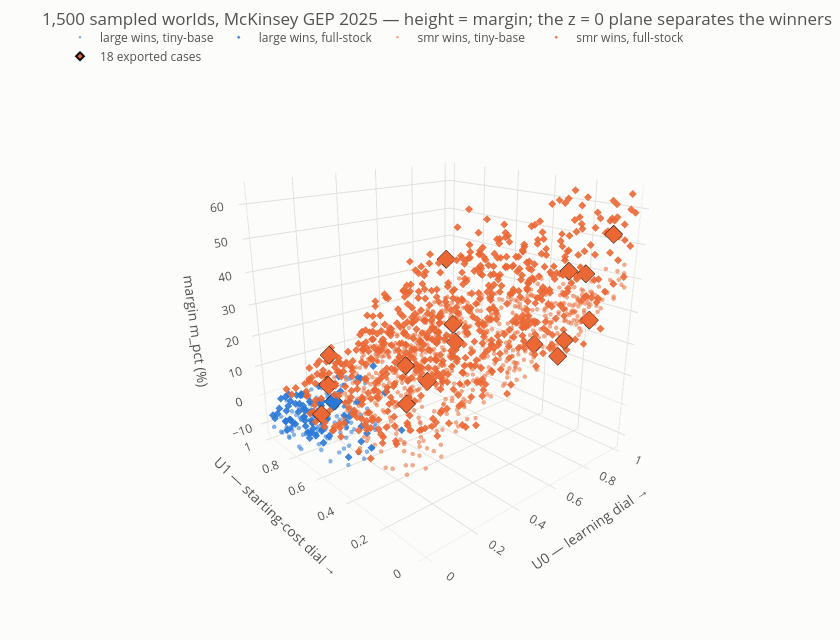

Notebook code for this chart:
### Code cell
# Every point is one world. Subsample for a responsive plot; hover for the full draw.
d = D[REP]
rng = np.random.default_rng(0)
idx = np.sort(rng.choice(len(d), 1500, replace=False))
sub = d.iloc[idx]
cd = sub[["lr_large", "lr_smr", "boak_large", "boak_smr", "n_vendors", "conv_full",
          "dur_lambda", "dur_z", "m_usd"]].round(3).to_numpy()
ht = ("U0 %{x:.2f} | U1 %{y:.2f} | margin %{z:.1f}%<br>"
      "lr %{customdata[0]:.3f}/%{customdata[1]:.3f} | BOAK %{customdata[2]:,.0f}/%{customdata[3]:,.0f}<br>"
      "vendors %{customdata[4]} | conv_full %{customdata[5]} | dur λ %{customdata[6]:.2f} "
      "z %{customdata[7]:.2f}<br>margin %{customdata[8]:,.0f} $/kW<extra>%{text}</extra>")

fig = go.Figure()
for tech in TECHS:
    for conv, sym in ((0, "circle"), (1, "diamond")):
        mk = ((sub["winner"] == tech) & (sub["conv_full"] == conv)).to_numpy()
        if not mk.any():
            continue
        fig.add_trace(go.Scatter3d(
            x=sub.loc[mk, "U0"], y=sub.loc[mk, "U1"], z=sub.loc[mk, "m_pct"], mode="markers",
            name=f"{tech} wins, {'full-stock' if conv else 'tiny-base'}",
            text=[f"{tech} wins"] * mk.sum(), customdata=cd[mk],
            marker=dict(size=2.6, color=TECH_COLOR[tech], symbol=sym,
                        opacity=0.55 if conv == 0 else 0.9),
            hovertemplate=ht))

cs = SELECTED.reset_index()
fig.add_trace(go.Scatter3d(
    x=[D[r["schedule"]].loc[int(r["draw"]), "U0"] for _, r in cs.iterrows()],
    y=[D[r["schedule"]].loc[int(r["draw"]), "U1"] for _, r in cs.iterrows()],
    z=[D[r["schedule"]].loc[int(r["draw"]), "m_pct"] for _, r in cs.iterrows()],
    mode="markers", name="18 exported cases",
    text=[f"{r['case']} ({r['percentile']}, winner {r['winner']})" for _, r in cs.iterrows()],
    marker=dict(size=6, color=[TECH_COLOR[w] for w in cs["winner"]], symbol="diamond",
                line=dict(color=INK, width=2)),
    hovertemplate="%{text}<br>U0 %{x:.2f} | U1 %{y:.2f} | margin %{z:.1f}%<extra></extra>"))

ps.plotly_layout(fig, title=f"1,500 sampled worlds, {REP} — height = margin; "
                            "the z = 0 plane separates the winners",
                 width=840, height=640)
fig.update_layout(legend=dict(orientation="h", y=1.05))  # ps.plotly_layout owns `legend=`; merge after
fig.update_layout(scene=dict(
    xaxis=dict(title="U0 — learning dial →", gridcolor=GRID, backgroundcolor=SURFACE),
    yaxis=dict(title="U1 — starting-cost dial →", gridcolor=GRID, backgroundcolor=SURFACE),
    zaxis=dict(title="margin m_pct (%)", gridcolor=GRID, backgroundcolor=SURFACE),
    camera=dict(eye=dict(x=-1.5, y=-1.7, z=0.8))))
fig.show()

### Figure 1 — Plotly figure (JSON) as saved in the notebook; plotly's stock layout.template omitted (floating-point values rounded to 4 significant figures; data arrays with more than 128 entries replaced by an {"elided": "..."} marker saying what was removed)
{"data": [{"customdata": {"elided": "124x9 float values"}, "hovertemplate": "U0 %{x:.2f} | U1 %{y:.2f} | margin %{z:.1f}%<br>lr %{customdata[0]:.3f}/%{customdata[1]:.3f} | BOAK %{customdata[2]:,.0f}/%{customdata[3]:,.0f}<br>vendors %{customdata[4]} | conv_full %{customdata[5]} | dur λ %{customdata[6]:.2f} z %{customdata[7]:.2f}<br>margin %{customdata[8]:,.0f} $/kW<extra>%{text}</extra>", "marker": {"color": "#2a78d6", "opacity": 0.55, "size": 2.6, "symbol": "circle"}, "mode": "markers", "name": "large wins, tiny-base", "text": ["large wins", "large wins", "large wins", "large wins", "large wins", "large wins", "large wins", "large wins", "large wins", "large wins", "large wins", "large wins", "large wins", "large wins", "large wins", "large wins", "large wins", "large wins", "large wins", "large wins", "large wins", "large wins", "large wins", "large wins", "large wins", "large wins", "large wins", "large wins", "large wins", "large wins", "large wins", "large wins", "large wins", "large wins", "large wins", "large wins", "large wins", "large wins", "large wins", "large wins", "large wins", "large wins", "large wins", "large wins", "large wins", "large wins", "large wins", "large wins", "large wins", "large wins", "large wins", "large wins", "large wins", "large wins", "large wins", "large wins", "large wins", "large wins", "large wins", "large wins", "large wins", "large wins", "large wins", "large wins", "large wins", "large wins", "large wins", "large wins", "large wins", "large wins", "large wins", "large wins", "large wins", "large wins", "large wins", "large wins", "large wins", "large wins", "large wins", "large wins", "large wins", "large wins", "large wins", "large wins", "large wins", "large wins", "large wins", "large wins", "large wins", "large wins", "large wins", "large wins", "large wins", "large wins", "large wins", "large wins", "large wins", "large wins", "large wins", "large wins", "large wins", "large wins", "large wins", "large wins", "large wins", "large wins", "large wins", "large wins", "large wins", "large wins", "large wins", "large wins", "large wins", "large wins", "large wins", "large wins", "large wins", "large wins", "large wins", "large wins", "large wins", "large wins", "large wins", "large wins"], "type": "scatter3d", "x": [0.06281, 0.1984, 0.1668, 0.07272, 0.006759, 0.3685, 0.09383, 0.04403, 0.07874, 0.201, 0.1479, 0.04641, 0.3473, 0.2615, 0.18, 0.06263, 0.1158, 0.321, 0.2602, 0.08278, 0.07092, 0.1975, 0.04581, 0.1055, 0.01258, 0.0841, 0.2219, 0.1248, 0.03238, 0.05262, 0.2076, 0.05564, 0.01891, 0.2458, 0.1257, 0.1637, 0.03027, 0.2011, 0.0513, 0.01984, 0.151, 0.1405, 0.06232, 0.06291, 0.05925, 0.05964, 0.1937, 0.1878, 0.2384, 0.1228, 0.1033, 0.1217, 0.208, 0.002388, 0.1443, 0.08221, 0.2105, 0.08068, 0.001256, 0.02563, 0.1465, 0.3409, 0.01994, 0.07085, 0.1612, 0.1355, 0.2369, 0.0139, 0.2092, 0.07101, 0.2235, 0.0468, 0.2407, 0.06861, 0.05855, 0.09172, 0.2398, 0.09442, 0.1373, 0.1371, 0.0213, 0.2508, 0.3614, 0.2468, 0.09381, 0.1598, 0.2016, 0.1124, 0.2604, 0.002243, 0.1321, 0.1573, 0.1613, 0.01764, 0.2194, 0.0399, 0.09432, 0.38, 0.3331, 0.01768, 0.03849, 0.173, 0.3021, 0.06409, 0.1205, 0.0773, 0.2338, 0.3751, 0.1546, 0.342, 0.09803, 0.1245, 0.1957, 0.09037, 0.03584, 0.243, 0.165, 0.09435, 0.05459, 0.0193, 0.2177, 0.06154, 0.004339, 0.1121], "y": [0.7536, 0.6946, 0.4855, 0.6442, 0.6117, 0.9118, 0.8886, 0.7871, 0.9979, 0.9305, 0.93, 0.9077, 0.9683, 0.7974, 0.6749, 0.7661, 0.5492, 0.9283, 0.7189, 0.7052, 0.9426, 0.8573, 0.7852, 0.9355, 0.4394, 0.9958, 0.7632, 0.7768, 0.4016, 0.7176, 0.9734, 0.9338, 0.5061, 0.6352, 0.7007, 0.9387, 0.3963, 0.8756, 0.9035, 0.8069, 0.656, 0.7685, 0.7783, 0.6391, 0.7736, 0.5379, 0.5784, 0.518, 0.7221, 0.7608, 0.9689, 0.9768, 0.8806, 0.9767, 0.8717, 0.965, 0.6416, 0.7584, 0.9038, 0.3574, 0.6482, 0.7163, 0.7918, 0.671, 0.9347, 0.6272, 0.804, 0.93, 0.5435, 0.6835, 0.7779, 0.876, 0.8108, 0.8587, 0.7316, 0.4358, 0.9808, 0.4036, 0.8954, 0.9485, 0.9051, 0.894, 0.9757, 0.8744, 0.9218, 0.7377, 0.7177, 0.8112, 0.6696, 0.8489, 0.5937, 0.8809, 0.7205, 0.5687, 0.9837, 0.9042, 0.7137, 0.8537, 0.9657, 0.6459, 0.937, 0.9749, 0.9653, 0.9495, 0.655, 0.5463, 0.9058, 0.9676, 0.9291, 0.957, 0.5767, 0.8299, 0.9912, 0.8389, 0.8879, 0.6405, 0.8152, 0.8998, 0.8632, 0.9525, 0.7158, 0.5051, 0.8562, 0.5629], "z": [-7.255, -2.063, -0.3772, -3.839, -6.312, -0.8853, -3.397, -7.918, -3.351, -5.18, -2.169, -10.57, -3.386, -2.182, -1.066, -4.246, -0.7883, -1.606, -0.833, -4.76, -5.374, -1.845, -7.177, -9.102, -5.379, -10.17, -0.827, -4.441, -0.9646, -5.954, -4.875, -10.4, -3.964, -1.245, -3.49, -4.648, -0.7062, -0.5492, -12.0, -12.15, -4.134, -4.466, -7.69, -5.041, -7.762, -5.0, -2.553, -0.8583, -0.4193, -1.67, -8.279, -6.352, -1.988, -10.12, -5.928, -10.95, -1.389, -6.32, -4.262, -1.011, -4.24, -0.9277, -12.43, -6.314, -5.169, -0.1406, -7.509, -10.97, -1.271, -6.13, -2.854, -7.17, -4.251, -11.05, -6.213, -3.492, -2.343, -1.468, -5.368, -6.545, -9.979, -3.222, -1.036, -1.498, -7.665, -3.408, -1.256, -5.857, -1.423, -9.923, -0.4351, -5.206, -4.153, -8.91, -7.755, -9.373, -4.72, -0.4914, -3.194, -5.918, -9.914, -6.25, -1.644, -8.43, -5.329, -2.277, -2.624, -1.76, -6.608, -3.019, -0.8746, -8.864, -2.085, -5.903, -8.555, -1.381, -6.807, -7.557, -8.423, -11.61, -2.076, -3.013, -9.789, -1.951]}, {"customdata": {"elided": "72x9 float values"}, "hovertemplate": "U0 %{x:.2f} | U1 %{y:.2f} | margin %{z:.1f}%<br>lr %{customdata[0]:.3f}/%{customdata[1]:.3f} | BOAK %{customdata[2]:,.0f}/%{customdata[3]:,.0f}<br>vendors %{customdata[4]} | conv_full %{customdata[5]} | dur λ %{customdata[6]:.2f} z %{customdata[7]:.2f}<br>margin %{customdata[8]:,.0f} $/kW<extra>%{text}</extra>", "marker": {"color": "#2a78d6", "opacity": 0.9, "size": 2.6, "symbol": "diamond"}, "mode": "markers", "name": "large wins, full-stock", "text": ["large wins", "large wins", "large wins", "large wins", "large wins", "large wins", "large wins", "large wins", "large wins", "large wins", "large wins", "large wins", "large wins", "large wins", "large wins", "large wins", "large wins", "large wins", "large wins", "large wins", "large wins", "large wins", "large wins", "large wins", "large wins", "large wins", "large wins", "large wins", "large wins", "large wins", "large wins", "large wins", "large wins", "large wins", "large wins", "large wins", "large wins", "large wins", "large wins", "large wins", "large wins", "large wins", "large wins", "large wins", "large wins", "large wins", "large wins", "large wins", "large wins", "large wins", "large wins", "large wins", "large wins", "large wins", "large wins", "large wins", "large wins", "large wins", "large wins", "large wins", "large wins", "large wins", "large wins", "large wins", "large wins", "large wins", "large wins", "large wins", "large wins", "large wins", "large wins", "large wins"], "type": "scatter3d", "x": [0.3896, 0.03367, 0.08723, 0.08585, 0.1068, 0.04294, 0.05468, 0.07242, 0.4173, 0.005008, 0.1366, 0.102, 0.05919, 0.01519, 0.232, 0.01482, 0.2819, 0.0687, 0.07092, 0.05828, 0.1511, 0.242, 0.1503, 0.001797, 0.01619, 0.01534, 0.09297, 0.07702, 0.03181, 0.1546, 0.4197, 0.05438, 0.1184, 0.0584, 0.009623, 0.3322, 0.05718, 0.1357, 0.05631, 0.1357, 0.02173, 0.07189, 0.01445, 0.1264, 0.01256, 0.01787, 0.006849, 0.07176, 0.2812, 0.09215, 0.002551, 0.1514, 0.08043, 0.09792, 0.1847, 0.2055, 0.04285, 0.1315, 0.08179, 0.1573, 0.3923, 0.1216, 0.1513, 0.1336, 0.18, 0.08837, 0.1871, 0.5222, 0.03118, 0.07573, 0.04762, 0.005204], "y": [0.7135, 0.8165, 0.8041, 0.9885, 0.8522, 0.9364, 0.7671, 0.7961, 0.9613, 0.8186, 0.6342, 0.9507, 0.8184, 0.8589, 0.9897, 0.8166, 0.7714, 0.9029, 0.8365, 0.7573, 0.9941, 0.4229, 0.8566, 0.8622, 0.6078, 0.4391, 0.9911, 0.385, 0.5893, 0.9797, 0.9447, 0.9291, 0.947, 0.762, 0.9509, 0.986, 0.9443, 0.9461, 0.732, 0.8698, 0.6261, 0.7085, 0.7174, 0.949, 0.8897, 0.9008, 0.9724, 0.8447, 0.8966, 0.8864, 0.6863, 0.8303, 0.8924, 0.4785, 0.602, 0.8182, 0.7871, 0.8959, 0.753, 0.527, 0.7271, 0.7526, 0.6312, 0.9689, 0.7141, 0.7289, 0.9035, 0.9896, 0.9733, 0.9985, 0.9852, 0.9854], "z": [-0.01673, -0.9147, -7.656, -1.048, -0.289, -4.389, -6.87, -1.568, -2.026, -3.792, -1.613, -0.7058, -3.222, -4.261, -1.703, -4.543, -2.498, -1.505, -7.396, -3.604, -7.016, -0.5882, -1.296, -7.62, -4.175, -3.031, -3.702, -0.07994, -1.835, -8.175, -2.003, -7.555, -1.058, -2.832, -4.887, -0.402, -3.197, -1.09, -7.029, -6.347, -1.092, -4.584, -4.189, -1.202, -5.675, -6.289, -7.161, -1.828, -2.147, -6.485, -4.826, -0.8555, -1.548, -1.886, -3.285, -3.457, -3.298, -6.285, -1.056, -2.503, -0.7506, -3.949, -0.07996, -1.516, -2.957, -3.885, -5.178, -0.7987, -4.258, -2.028, -1.56, -6.358]}, {"customdata": {"elided": "628x9 float values"}, "hovertemplate": "U0 %{x:.2f} | U1 %{y:.2f} | margin %{z:.1f}%<br>lr %{customdata[0]:.3f}/%{customdata[1]:.3f} | BOAK %{customdata[2]:,.0f}/%{customdata[3]:,.0f}<br>vendors %{customdata[4]} | conv_full %{customdata[5]} | dur λ %{customdata[6]:.2f} z %{customdata[7]:.2f}<br>margin %{customdata[8]:,.0f} $/kW<extra>%{text}</extra>", "marker": {"color": "#eb6834", "opacity": 0.55, "size": 2.6, "symbol": "circle"}, "mode": "markers", "name": "smr wins, tiny-base", "text": {"elided": "628 str values"}, "type": "scatter3d", "x": {"elided": "628 float values"}, "y": {"elided": "628 float values"}, "z": {"elided": "628 float values"}}, {"customdata": {"elided": "676x9 float values"}, "hovertemplate": "U0 %{x:.2f} | U1 %{y:.2f} | margin %{z:.1f}%<br>lr %{customdata[0]:.3f}/%{customdata[1]:.3f} | BOAK %{customdata[2]:,.0f}/%{customdata[3]:,.0f}<br>vendors %{customdata[4]} | conv_full %{customdata[5]} | dur λ %{customdata[6]:.2f} z %{customdata[7]:.2f}<br>margin %{customdata[8]:,.0f} $/kW<extra>%{text}</extra>", "marker": {"color": "#eb6834", "opacity": 0.9, "size": 2.6, "symbol": "diamond"}, "mode": "markers", "name": "smr wins, full-stock", "text": {"elided": "676 str values"}, "type": "scatter3d", "x": {"elided": "676 float values"}, "y": {"elided": "676 float values"}, "z": {"elided": "676 float values"}}, {"hovertemplate": "%{text}<br>U0 %{x:.2f} | U1 %{y:.2f} | margin %{z:.1f}%<extra></extra>", "marker": {"color": ["#eb6834", "#eb6834", "#eb6834", "#eb6834", "#eb6834", "#eb6834", "#eb6834", "#eb6834", "#eb6834", "#eb6834", "#eb6834", "#2a78d6", "#eb6834", "#eb6834", "#eb6834", "#eb6834", "#eb6834", "#eb6834"], "line": {"color": "#0b0b0b", "width": 2}, "size": 6, "symbol": "diamond"}, "mode": "markers", "name": "18 exported cases", "text": ["eia_p05 (p05, winner smr)", "eia_p50 (p50, winner smr)", "eia_p95 (p95, winner smr)", "aj_p05 (p05, winner smr)", "aj_p50 (p50, winner smr)", "aj_p95 (p95, winner smr)", "iaea_p05 (p05, winner smr)", "iaea_p50 (p50, winner smr)", "iaea_p95 (p95, winner smr)", "mck_p05 (p05, winner smr)", "mck_p50 (p50, winner smr)", "mck_p95 (p95, winner large)", "cop28_p05 (p05, winner smr)", "cop28_p50 (p50, winner smr)", "cop28_p95 (p95, winner smr)", "eo_p05 (p05, winner smr)", "eo_p50 (p50, winner smr)", "eo_p95 (p95, winner smr)"], "type": "scatter3d", "x": [0.7486, 0.2265, 0.9179, 0.8102, 0.4098, 0.2355, 0.7819, 0.3069, 0.07603, 0.6834, 0.8734, 0.1994, 0.8881, 0.8332, 0.1926, 0.974, 0.4681, 0.2523], "y": [0.1161, 0.3726, 0.8634, 0.1371, 0.4722, 0.9234, 0.0112, 0.476, 0.7146, 0.04132, 0.3377, 0.823, 0.01254, 0.8364, 0.8458, 0.1795, 0.3915, 0.9241], "z": [18.85, 9.503, 3.358, 42.84, 9.522, 0.521, 31.32, 16.65, 0.2137, 26.62, 15.12, -1.801, 53.97, 36.05, 3.318, 39.19, 27.99, 10.5]}], "layout": {"font": {"color": "#52514e", "size": 12}, "height": 640, "legend": {"bgcolor": "rgba(0,0,0,0)", "borderwidth": 0, "orientation": "h", "y": 1.05}, "margin": {"b": 45, "l": 60, "r": 20, "t": 50}, "paper_bgcolor": "#fcfcfb", "plot_bgcolor": "#fcfcfb", "scene": {"camera": {"eye": {"x": -1.5, "y": -1.7, "z": 0.8}}, "xaxis": {"backgroundcolor": "#fcfcfb", "gridcolor": "#e1e0d9", "title": {"text": "U0 — learning dial →"}}, "yaxis": {"backgroundcolor": "#fcfcfb", "gridcolor": "#e1e0d9", "title": {"text": "U1 — starting-cost dial →"}}, "zaxis": {"backgroundcolor": "#fcfcfb", "gridcolor": "#e1e0d9", "title": {"text": "margin m_pct (%)"}}}, "title": {"text": "1,500 sampled worlds, McKinsey GEP 2025 — height = margin; the z = 0 plane separates the winners"}, "width": 840, "xaxis": {"gridcolor": "#e1e0d9", "linecolor": "#c3c2b7", "tickfont": {"color": "#898781"}, "title": {"font": {"color": "#52514e"}}, "zerolinecolor": "#c3c2b7"}, "yaxis": {"gridcolor": "#e1e0d9", "linecolor": "#c3c2b7", "tickfont": {"color": "#898781"}, "title": {"font": {"color": "#52514e"}}, "zerolinecolor": "#c3c2b7"}}}
